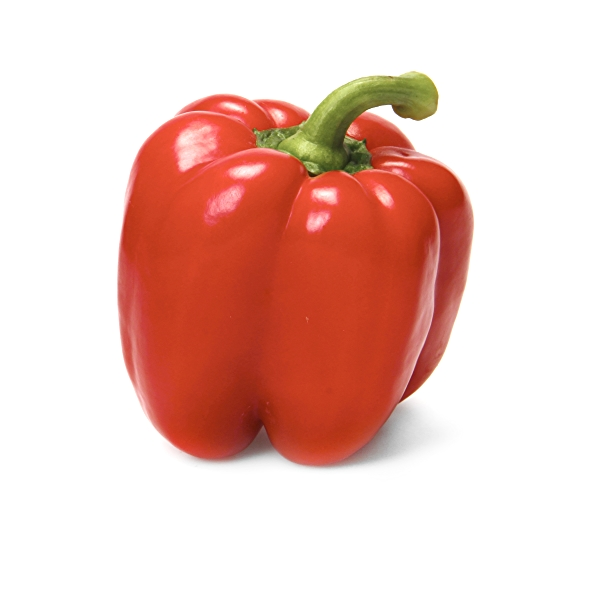
#> input picture peppers.png, 600 x 600 px, given in place of bg.png, which was not available
$ python 'virtual background.py'
#> lines starting #> are read from the running program, lines starting #| are printed output that depends on the picture; after the words box and inside, x2 and y2 are one past the last pixel; in counts of white or black regions, pixels touching at a corner belong together; pictures that were not available may be replaced by others from this repository, and a replacement may not be noted
# -*- coding: utf-8 -*-
"""
Created on Wed Apr  6 19:45:43 2022

@author: Bro
"""

import cv2 as cv
import numpy as np

cap1 = cv.VideoCapture(1)
img = cv.imread('bg.png')
#> img is the input picture: shape (600, 600, 3); mean B, G, R 191.7, 199.5, 235.8

width = 640
height = 480
size = (width, height)
resize_img2 = cv.resize(img, size, interpolation=cv.INTER_AREA)
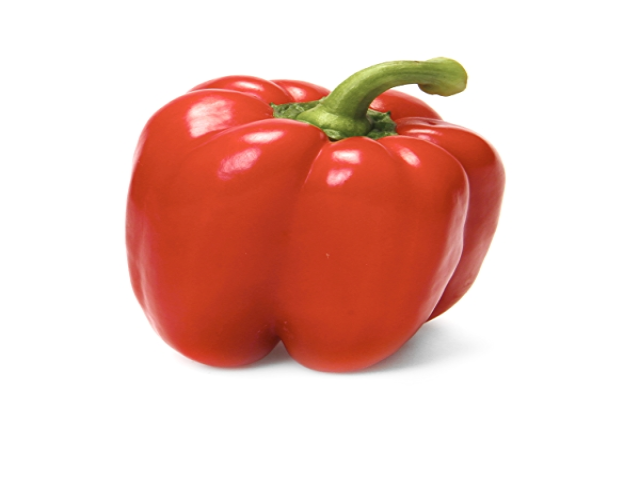
#> resize_img2: shape (480, 640, 3); mean B, G, R 191.6, 199.5, 235.8

while True:
    ret1, frame1 = cap1.read()

    hsv = np.double(cv.cvtColor(frame1, cv.COLOR_BGR2HSV))
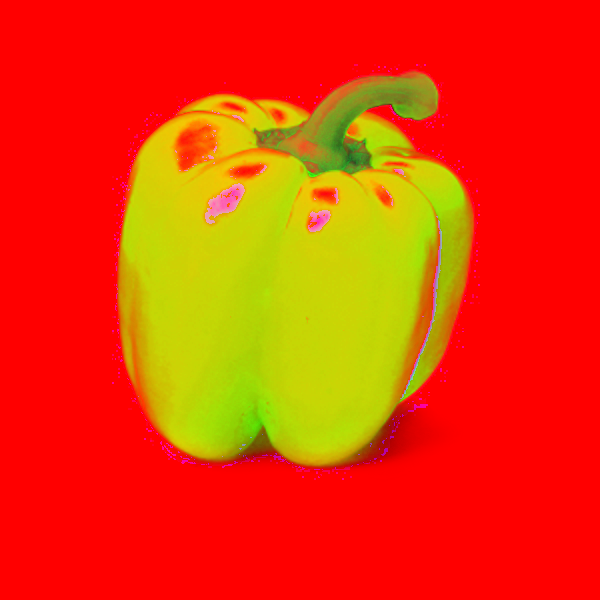
#> hsv: shape (600, 600, 3) float64; mean B, G, R 3.5, 58.2, 236

    lower_bound = np.array([90, 0, 0],dtype="uint8")
    upper_bound = np.array([150, 255, 255],dtype="uint8")
    mask0 = cv.inRange(hsv, lower_bound, upper_bound)
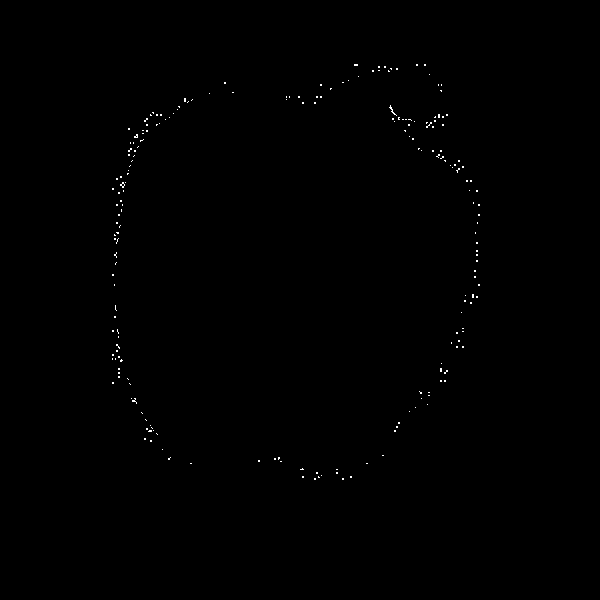
#> mask0: shape (600, 600); 0.21% white in thin lines or dots, all inside (x1, y1, x2, y2) = (112, 64, 480, 480)

    mask0 = cv.bitwise_not(mask0)
    output_img0 = cv.bitwise_and(frame1,frame1,mask=mask0)

    mask0 = cv.bitwise_not(mask0)
#> (the run stopped early here; a loop or call above may not have finished)
